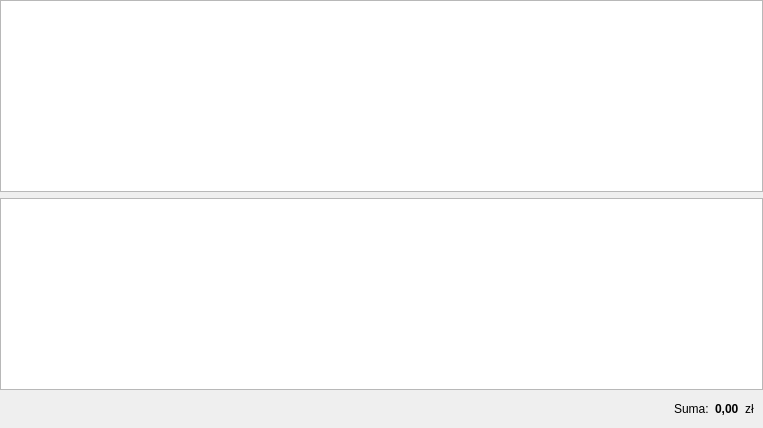
        <widget class="QWidget" name="tab_liderzy">
         <attribute name="title">
          <string>Liderzy</string>
         </attribute>
         <layout class="QVBoxLayout" name="verticalLayout_13">
          <property name="spacing">
           <number>0</number>
          </property>
          <property name="leftMargin">
           <number>0</number>
          </property>
          <property name="topMargin">
           <number>0</number>
          </property>
          <property name="rightMargin">
           <number>0</number>
          </property>
          <property name="bottomMargin">
           <number>0</number>
          </property>
          <item>
           <widget class="QWidget" name="widget_14" native="true">
            <layout class="QVBoxLayout" name="verticalLayout_12">
             <property name="spacing">
              <number>0</number>
             </property>
             <property name="leftMargin">
              <number>0</number>
             </property>
             <property name="topMargin">
              <number>0</number>
             </property>
             <property name="rightMargin">
              <number>0</number>
             </property>
             <property name="bottomMargin">
              <number>0</number>
             </property>
             <item>
              <widget class="QWidget" name="widget_31" native="true">
               <layout class="QVBoxLayout" name="verticalLayout_20">
                <property name="leftMargin">
                 <number>0</number>
                </property>
                <property name="topMargin">
                 <number>0</number>
                </property>
                <property name="rightMargin">
                 <number>0</number>
                </property>
                <property name="bottomMargin">
                 <number>0</number>
                </property>
                <item>
                 <widget class="QTableWidget" name="tab_wyliczenia_liderzy"/>
                </item>
                <item>
                 <widget class="QTableWidget" name="tab_dane_liderzy"/>
                </item>
               </layout>
              </widget>
             </item>
             <item>
              <widget class="QWidget" name="widget_16" native="true">
               <layout class="QHBoxLayout" name="horizontalLayout_8">
                <item>
                 <spacer name="horizontalSpacer_7">
                  <property name="orientation">
                   <enum>Qt::Horizontal</enum>
                  </property>
                  <property name="sizeHint" stdset="0">
                   <size>
                    <width>665</width>
                    <height>20</height>
                   </size>
                  </property>
                 </spacer>
                </item>
                <item>
                 <widget class="QLabel" name="label_13">
                  <property name="text">
                   <string>Suma:</string>
                  </property>
                 </widget>
                </item>
                <item>
                 <widget class="QLabel" name="lab_sumaLiderzy">
                  <property name="font">
                   <font>
                    <weight>75</weight>
                    <bold>true</bold>
                   </font>
                  </property>
                  <property name="text">
                   <string>0,00</string>
                  </property>
                 </widget>
                </item>
                <item>
                 <widget class="QLabel" name="label_15">
                  <property name="text">
                   <string>zł</string>
                  </property>
                 </widget>
                </item>
               </layout>
              </widget>
             </item>
            </layout>
           </widget>
          </item>
         </layout>
        </widget>
